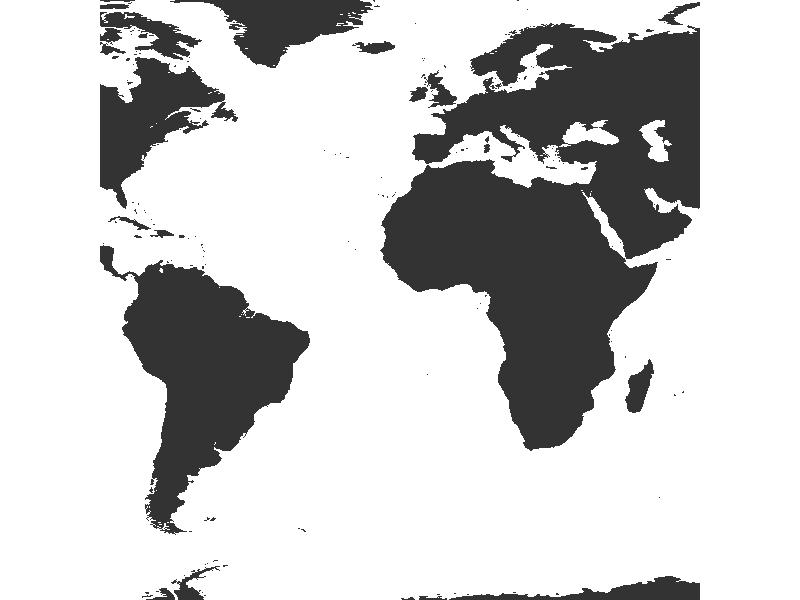
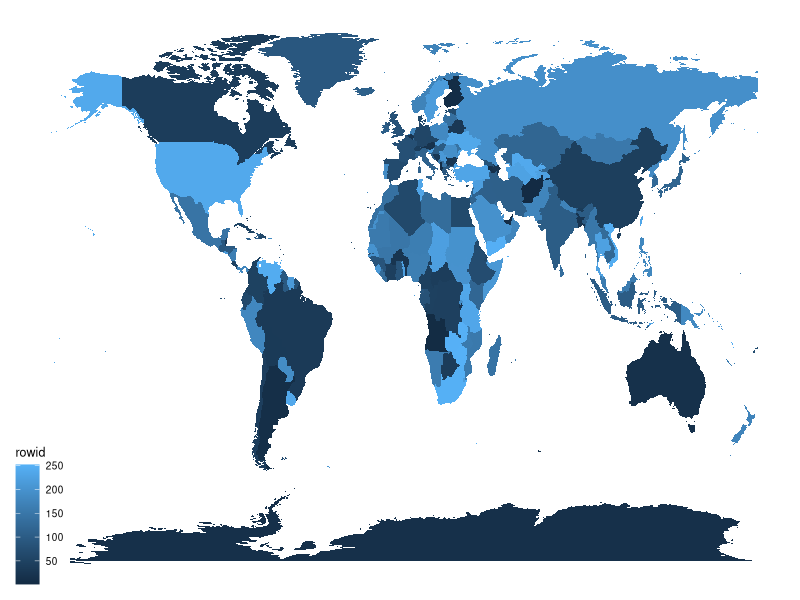
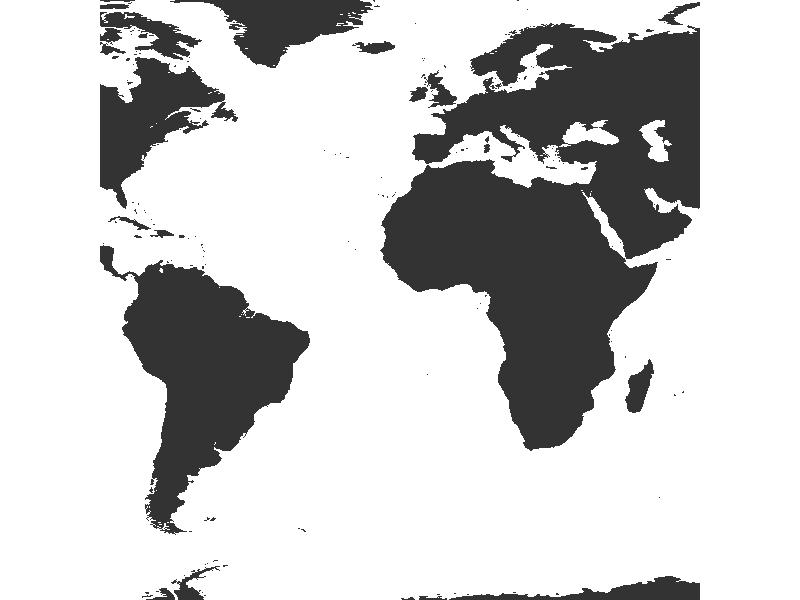

Generate these figures, in order, with R:
# copied from internet, not to be used as is

library(tidyverse)
library(ggthemes)

# Load map data
world_map = map_data("world")

distinct(world_map, region) %>%
  ggplot(aes(map_id = region)) +
  geom_map(map = world_map) +
  expand_limits(x = world_map$long, y = world_map$lat) +
  xlim(-80, 55) +
  ylim(-65, 70) +
  coord_equal() +
  theme_void()

countries <- world_map %>%
  distinct(region) %>%
  rowid_to_column()


world_map = map_data("world") %>%
  filter(! long > 180)

countries = world_map %>%
  distinct(region) %>%
  rowid_to_column()

countries %>%
  ggplot(aes(fill = rowid, map_id = region)) +
  geom_map(map = world_map) +
  expand_limits(x = world_map$long, y = world_map$lat) +
  theme_map()


distinct(world_map, region) %>%
  ggplot(aes(map_id = region)) +
  geom_map(map = world_map) +
  expand_limits(x = world_map$long, y = world_map$lat) +
  xlim(-80, 55) +
  ylim(-65, 70) +
  coord_equal() +
  theme_void()
